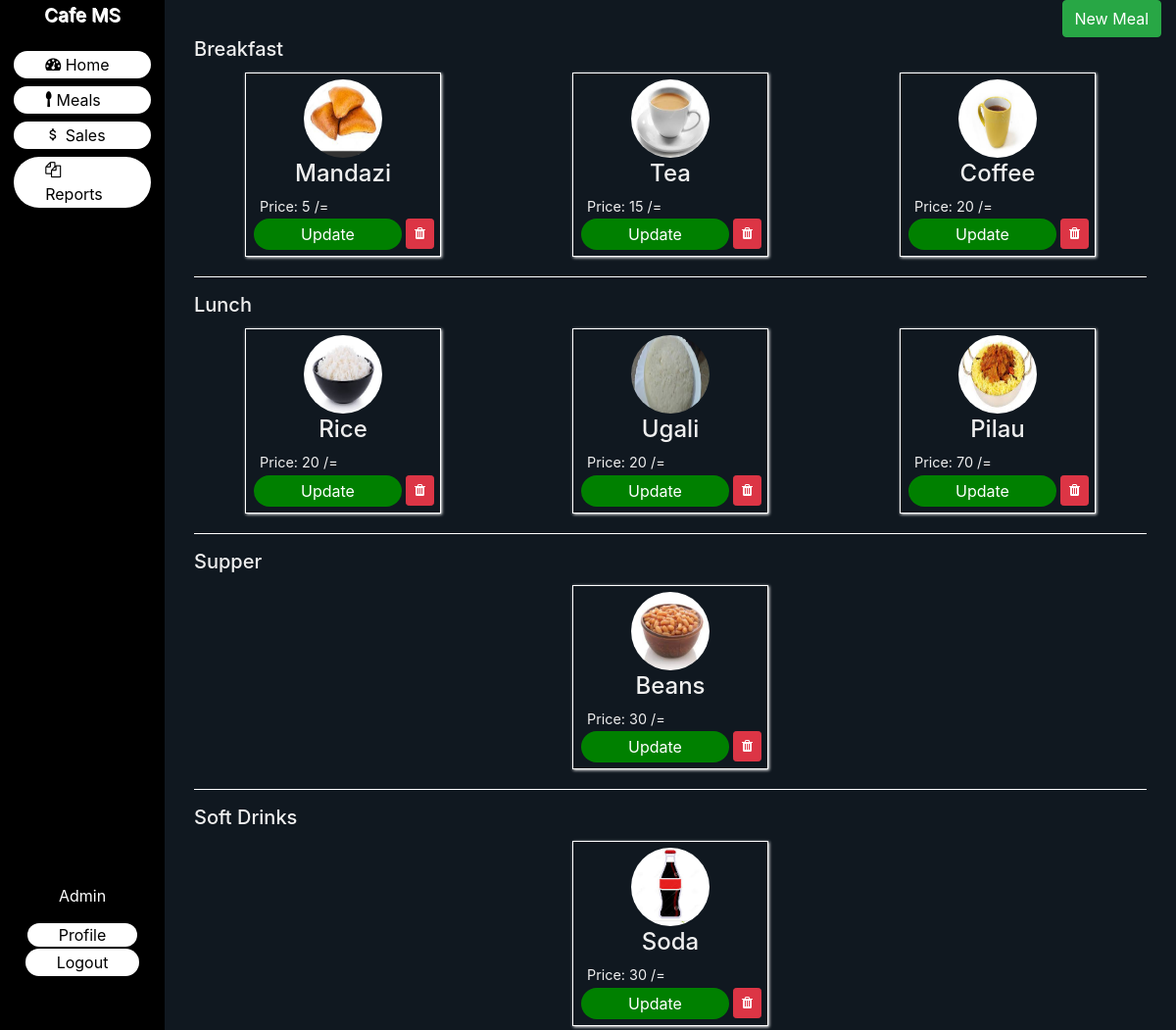
The page /app/meals.php (signed in) on the database its author committed.
### tables this page shows
CREATE TABLE `meals` (
  `id` int(6) NOT NULL,
  `meal_name` varchar(70) NOT NULL,
  `price` double NOT NULL,
  `category` varchar(70) NOT NULL,
  `picture_of_meal` varchar(200) NOT NULL,
  `date_created` date NOT NULL DEFAULT current_timestamp()
);

### app/include/functions.php (called while the page is built, shortened)
<?php
$hostname = "localhost";
$username = "root";
$password = "";
$database = "db_cafe_pos";
$db_connection = mysqli_connect($hostname, $username, $password, $database)
or die("<b>Connection to the server couldn't be established. Try starting mysql on Xampp or contact the developer for help!</b>");
    if (isset($_COOKIE['error'])): ?>
<?php endif;
function fetch_category($category_name): mysqli_result|bool
{
    global $db_connection;
    $sql_fetch_category = $db_connection->query("SELECT * FROM meals WHERE category = '$category_name' ") or die(mysqli_error($db_connection));
    return $sql_fetch_category;
}

### app/meals.php (the view, shortened to what this page needs)
<?php
include_once "include/functions.php";
?>
<!doctype html>
<html lang="en">
<head>
    <?php include_once "include/head_section.php" ?>
</head>
<body>
<?php include_once "include/navbar.php" ?>
<main class="main_content">
    <div class="container">
        <div class="meal_button text-right">
            <a href="" class="btn btn-success btn-rounded" data-toggle="modal"
               data-target="#modalAddMeal">New Meal</a>
        </div>
        <div class="container meals">
            <div class="row">
                <div class="col">
                    <h5>Breakfast</h5>
                    <div class="row">
                        <?php foreach(fetch_category('breakfast') as $meal): ?>
                        <div class="col">
                            <div class="meal_card">
                                <div class="meal_card_header">
                                    <img src="<?= $meal['picture_of_meal'] ?>" alt="meal image" class="meal_card_header">
                                </div>
                                <div class="meal_card_body">
                                    <h1><?= $meal['meal_name'] ?></h1>
                                    <p>Price: <?= $meal['price'] ?> /=</p>
                                </div>
                                <div class="meal_card_footer">
                                    <div class="action_button">
                                        <form action="./update_meal.php" method="post">
                                            <button type="submit" name="update" class="custom_btn">Update</button>
                                        </form>
                                    </div>
                                    <div class="action_button">
                                        <form action="./meals.php" method="post">
                                            <button type="submit" name="delete_meal" class="btn btn-danger btn-sm"><span class="icon-trash"></span></button>
                                        </form>
                                    </div>
                                </div>
                            </div>
                        </div>
                        <?php endforeach; ?>
                    </div>
                </div>
            </div>
            <hr>
            <div class="row">
                <div class="col">
                    <h5>Lunch</h5>
                    <div class="row">
                        <?php foreach(fetch_category('lunch') as $meal): ?>
                            <div class="col">
                                <div class="meal_card">
                                    <div class="meal_card_header">
                                        <img src="<?= $meal['picture_of_meal'] ?>" alt="meal image" class="meal_card_header">
                                    </div>
                                    <div class="meal_card_body">
                                        <h1><?= $meal['meal_name'] ?></h1>
                                        <p>Price: <?= $meal['price'] ?> /=</p>
                                    </div>
                                    <div class="meal_card_footer text-center">
                                        <div class="action_button">
                                            <form action="./update_meal.php" method="post">
                                                <button type="submit" name="update" class="custom_btn">Update</button>
                                            </form>
                                        </div>
                                        <div class="action_button">
                                            <form action="./meals.php" method="post">
                                                <button type="submit" name="delete_meal" class="btn btn-danger btn-sm"><span class="icon-trash"></span></button>
                                            </form>
                                        </div>
                                    </div>
                                </div>
                            </div>
                        <?php endforeach; ?>
                    </div>
                </div>
            </div>
            <hr>
            <div class="row">
                <div class="col">
                    <h5>Supper</h5>
                    <div class="row">
                        <?php foreach(fetch_category('supper') as $meal): ?>
                            <div class="col">
                                <div class="meal_card">
                                    <div class="meal_card_header">
                                        <img src="<?= $meal['picture_of_meal'] ?>" alt="meal image" class="meal_card_header">
                                    </div>
                                    <div class="meal_card_body">
                                        <h1><?= $meal['meal_name'] ?></h1>
                                        <p>Price: <?= $meal['price'] ?> /=</p>
                                    </div>
                                    <div class="meal_card_footer text-center">
                                        <div class="action_button">
                                            <form action="./update_meal.php" method="post">
                                                <button type="submit" name="update" class="custom_btn">Update</button>
                                            </form>
                                        </div>
                                        <div class="action_button">
                                            <form action="./meals.php" method="post">
                                                <button type="submit" name="delete_meal" class="btn btn-danger btn-sm"><span class="icon-trash"></span></button>
                                            </form>
                                        </div>
                                    </div>
                                </div>
                            </div>
                        <?php endforeach; ?>
                    </div>
                </div>
            </div>
            <hr>
            <div class="row">
                <div class="col">
                    <h5>Soft Drinks</h5>
                    <div class="row">
                        <?php foreach(fetch_category('soft_drink') as $meal): ?>
                            <div class="col">
                                <div class="meal_card">
                                    <div class="meal_card_header">
                                        <img src="<?= $meal['picture_of_meal'] ?>" alt="meal image" class="meal_card_header">
                                    </div>
                                    <div class="meal_card_body">
                                        <h1><?= $meal['meal_name'] ?></h1>
                                        <p>Price: <?= $meal['price'] ?> /=</p>
                                    </div>
                                    <div class="meal_card_footer text-center">
                                        <div class="action_button">
                                            <form action="./update_meal.php" method="post">
                                                <button type="submit" name="update" class="custom_btn">Update</button>
                                            </form>
                                        </div>
                                        <div class="action_button">
                                            <form action="./meals.php" method="post">
                                                <button type="submit" name="delete_meal" class="btn btn-danger btn-sm"><span class="icon-trash"></span></button>
                                            </form>
                                        </div>
                                    </div>
                                </div>
                            </div>
                        <?php endforeach; ?>
                    </div>
                </div>
            </div>
        </div>
    </div>
</main>
</body>
</html>

### app/include/head_section.php (shortened to what this page needs)
<link rel="stylesheet" href="../assets/css/bootstrap.min.css">
<link rel="stylesheet" href="../assets/css/icomoon.css">
<link rel="stylesheet" href="../assets/css/jquery.dataTables.min.css">
<link rel="stylesheet" href="../assets/css/styles.css">

### app/include/navbar.php
<aside>
    <div class="app_name text-center">
        <h1>Cafe MS</h1>
    </div>
    <div class="nav_links">
        <ul>
            <li><a href="welcome_page.php"><span class="icon-dashboard"></span> Home</a></li>
            <li><a href="meals.php"><span class="icon-spoon"></span> Meals</a></li>
            <li><a href="sales.php"><span class="icon-attach_money"></span> Sales</a></li>
            <li><a href="reports.php"><span class="icon-files-o"></span> Reports</a></li>
        </ul>
    </div>
    <div class="account">
        <p><?= $_SESSION['first_name'] ?></p>
        <a href="profile.php" class="account_btn">Profile</a>
        <form action="include/functions.php" method="post">
            <button type="submit" name="logout_btn" class="account_btn">Logout</button>
        </form>
    </div>
</aside>

### assets/css/icomoon.css (style rules this page uses)
[class^="icon-"], [class*=" icon-"] { font-family: 'icomoon' !important; speak: none; font-style: normal; font-weight: normal; font-variant: normal; text-transform: none; line-height: 1; -webkit-font-smoothing: antialiased; -moz-osx-font-smoothing: grayscale; }
.icon-files-o:before { content: "\f0c5"; }
.icon-dashboard:before { content: "\f0e4"; }
.icon-spoon:before { content: "\f1b1"; }
.icon-trash:before { content: "\f1f8"; }
.icon-attach_money:before { content: "\e227"; }

### assets/css/styles.css (style rules this page uses)
* { padding: 0; margin: 0; box-sizing: border-box; }
hr { border-color: white; }
body { background: #101820FF; color: #efefef; height: 100%; }
.custom_btn { border-radius: 32px; padding: 4px 48px; border: none; outline: none; background: green; color: white; }
aside { background: -webkit-linear-gradient(rgb(0,0,0), rgb(0, 0, 0)); background-size: cover; width: 14%; height: 100%; color: white; position: relative; position: fixed; }
.app_name h1 { font-size: 1.2em; color: white; text-shadow: 1px 1px white; padding: 4px; margin: auto; }
.nav_links { margin-top: 10%; }
.nav_links li { width: 95%; margin: auto; padding: 2px 8px; }
.nav_links a { display: block; }
.account { position: absolute; bottom: 5%; width: 100%; text-align: center; }
.account_btn, .nav_links a { background: white; border: none; outline: none; border-radius: 32px; padding: 2px 32px; margin: 2px; }
aside a { color: black; text-decoration: none; }
.main_content { width: 86%; margin-left: 14%; }
.meal_card { border: 1px solid white; box-shadow: 1px 1px 3px white; padding: 6px; margin: 4px auto; width: 200px; }
.meal_card_header { text-align: center; }
.meal_card_header img { height: 80px; width: 80px; border-radius: 50%; }
.meal_card_body { padding: 2px 8px; }
.meal_card_body h1 { text-align: center; font-size: 2vw; }
.meal_card_body p { margin: unset; font-size: 1.2vw; }
.meal_card_footer { display: flex; }
.action_button { margin: 0 2px; }

### rows shown on the page
meals: picture_of_meal (picture), meal_name "Mandazi", price "5"
meals: picture_of_meal (picture), meal_name "Tea", price "15"
meals: picture_of_meal (picture), meal_name "Coffee", price "20"
meals: picture_of_meal (picture), meal_name "Rice", price "20"
meals: picture_of_meal (picture), meal_name "Ugali", price "20"
meals: picture_of_meal (picture), meal_name "Pilau", price "70"
meals: picture_of_meal (picture), meal_name "Beans", price "30"
meals: picture_of_meal (picture), meal_name "Soda", price "30"

### other values the page prints
$_SESSION['first_name'] "Admin"
